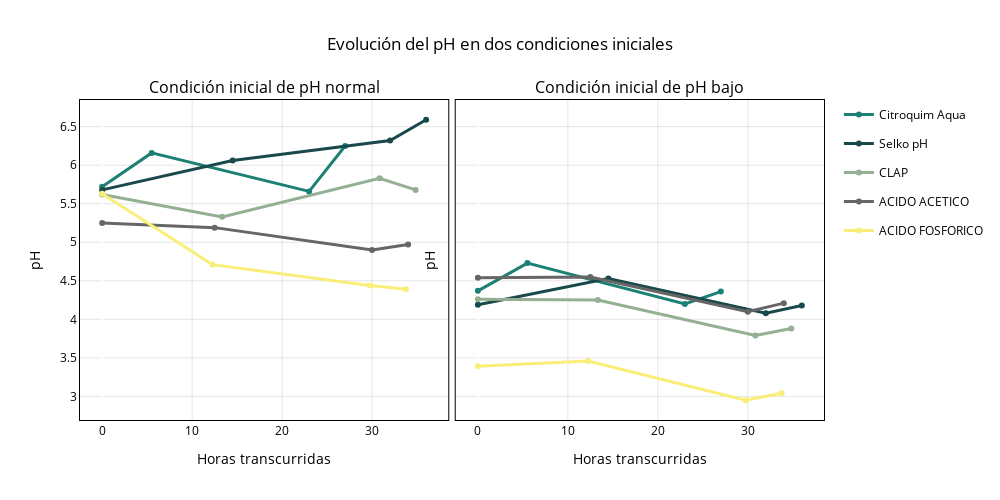

Here is the notebook cell this chart was saved with:
### Code cell
fig_ph_subplot = plot_metric_subplot_1x2(
    df_post[df_post["ref"] == 0],
    df_post[df_post["ref"] == 1],
    metric="pH",
    #save_html=f"{ROOT_IMAGEN}/ph_subplot_1x2.html"
)
fig_ph_subplot.show()
s3.save_plotly_html(fig_ph_subplot, "ph_subplot_1x2.html")

### Figure 1 — Plotly figure (JSON) as saved in the notebook; plotly's stock layout.template omitted (floating-point values rounded to 4 significant figures)
{"data": [{"legendgroup": "Citroquim Aqua", "line": {"color": "#1c8074", "width": 3}, "marker": {"color": "#1c8074"}, "mode": "lines+markers", "name": "Citroquim Aqua", "showlegend": true, "type": "scatter", "x": [0, 5.5, 23, 27], "xaxis": "x", "y": [5.72, 6.16, 5.66, 6.25], "yaxis": "y"}, {"legendgroup": "Selko pH", "line": {"color": "#1a494c", "width": 3}, "marker": {"color": "#1a494c"}, "mode": "lines+markers", "name": "Selko pH", "showlegend": true, "type": "scatter", "x": [0, 14.5, 32, 36], "xaxis": "x", "y": [5.68, 6.06, 6.32, 6.59], "yaxis": "y"}, {"legendgroup": "CLAP", "line": {"color": "#94af92", "width": 3}, "marker": {"color": "#94af92"}, "mode": "lines+markers", "name": "CLAP", "showlegend": true, "type": "scatter", "x": [0, 13.33, 30.83, 34.83], "xaxis": "x", "y": [5.62, 5.33, 5.83, 5.68], "yaxis": "y"}, {"legendgroup": "ACIDO ACETICO", "line": {"color": "#666666", "width": 3}, "marker": {"color": "#666666"}, "mode": "lines+markers", "name": "ACIDO ACETICO", "showlegend": true, "type": "scatter", "x": [0, 12.5, 30, 34], "xaxis": "x", "y": [5.25, 5.19, 4.9, 4.97], "yaxis": "y"}, {"legendgroup": "ACIDO FOSFORICO", "line": {"color": "#f9ee77", "width": 3}, "marker": {"color": "#f9ee77"}, "mode": "lines+markers", "name": "ACIDO FOSFORICO", "showlegend": true, "type": "scatter", "x": [0, 12.25, 29.75, 33.75], "xaxis": "x", "y": [5.63, 4.71, 4.44, 4.39], "yaxis": "y"}, {"legendgroup": "Citroquim Aqua", "line": {"color": "#1c8074", "width": 3}, "marker": {"color": "#1c8074"}, "mode": "lines+markers", "name": "Citroquim Aqua", "showlegend": false, "type": "scatter", "x": [0, 5.5, 23, 27], "xaxis": "x2", "y": [4.37, 4.73, 4.2, 4.36], "yaxis": "y2"}, {"legendgroup": "Selko pH", "line": {"color": "#1a494c", "width": 3}, "marker": {"color": "#1a494c"}, "mode": "lines+markers", "name": "Selko pH", "showlegend": false, "type": "scatter", "x": [0, 14.5, 32, 36], "xaxis": "x2", "y": [4.19, 4.53, 4.08, 4.18], "yaxis": "y2"}, {"legendgroup": "CLAP", "line": {"color": "#94af92", "width": 3}, "marker": {"color": "#94af92"}, "mode": "lines+markers", "name": "CLAP", "showlegend": false, "type": "scatter", "x": [0, 13.33, 30.83, 34.83], "xaxis": "x2", "y": [4.26, 4.25, 3.79, 3.88], "yaxis": "y2"}, {"legendgroup": "ACIDO ACETICO", "line": {"color": "#666666", "width": 3}, "marker": {"color": "#666666"}, "mode": "lines+markers", "name": "ACIDO ACETICO", "showlegend": false, "type": "scatter", "x": [0, 12.5, 30, 34], "xaxis": "x2", "y": [4.54, 4.55, 4.1, 4.21], "yaxis": "y2"}, {"legendgroup": "ACIDO FOSFORICO", "line": {"color": "#f9ee77", "width": 3}, "marker": {"color": "#f9ee77"}, "mode": "lines+markers", "name": "ACIDO FOSFORICO", "showlegend": false, "type": "scatter", "x": [0, 12.25, 29.75, 33.75], "xaxis": "x2", "y": [3.39, 3.46, 2.95, 3.04], "yaxis": "y2"}], "layout": {"annotations": [{"font": {"size": 16}, "showarrow": false, "text": "Condición inicial de pH normal", "x": 0.2475, "xanchor": "center", "xref": "paper", "y": 1, "yanchor": "bottom", "yref": "paper"}, {"font": {"size": 16}, "showarrow": false, "text": "Condición inicial de pH bajo", "x": 0.7525, "xanchor": "center", "xref": "paper", "y": 1, "yanchor": "bottom", "yref": "paper"}], "font": {"color": "black"}, "height": 500, "legend": {"title": {"text": ""}}, "paper_bgcolor": "rgba(0,0,0,0)", "plot_bgcolor": "rgba(0,0,0,0)", "title": {"font": {"color": "black"}, "text": "Evolución del pH en dos condiciones iniciales", "x": 0.5}, "width": 1000, "xaxis": {"anchor": "y", "domain": [0, 0.495], "gridcolor": "rgba(0,0,0,0.1)", "linecolor": "black", "mirror": true, "showline": true, "tickfont": {"color": "black"}, "title": {"font": {"color": "black"}, "text": "Horas transcurridas"}}, "xaxis2": {"anchor": "y2", "domain": [0.505, 1], "gridcolor": "rgba(0,0,0,0.1)", "linecolor": "black", "mirror": true, "showline": true, "tickfont": {"color": "black"}, "title": {"font": {"color": "black"}, "text": "Horas transcurridas"}}, "yaxis": {"anchor": "x", "domain": [0, 1], "gridcolor": "rgba(0,0,0,0.1)", "linecolor": "black", "mirror": true, "showline": true, "tickfont": {"color": "black"}, "title": {"font": {"color": "black"}, "text": "pH"}}, "yaxis2": {"anchor": "x2", "domain": [0, 1], "gridcolor": "rgba(0,0,0,0.1)", "linecolor": "black", "matches": "y", "mirror": true, "showline": true, "showticklabels": false, "tickfont": {"color": "black"}, "title": {"font": {"color": "black"}, "text": "pH"}}}}
